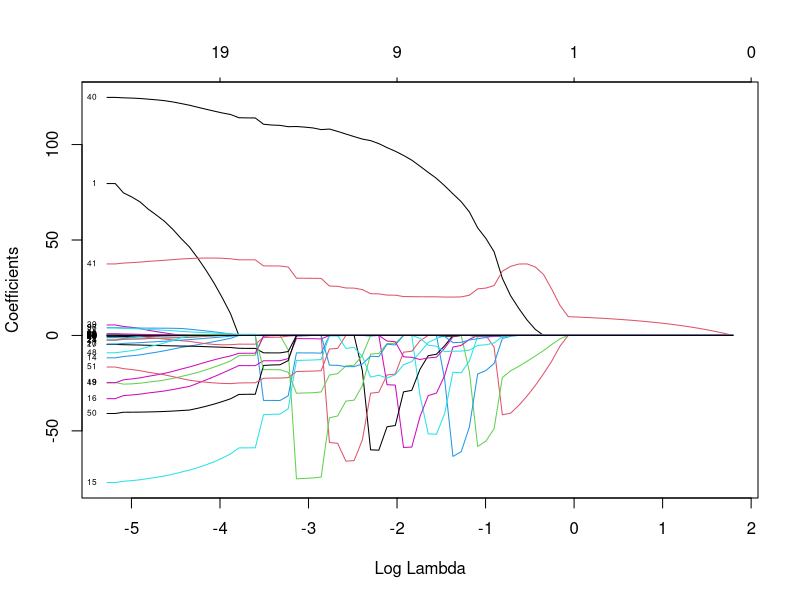
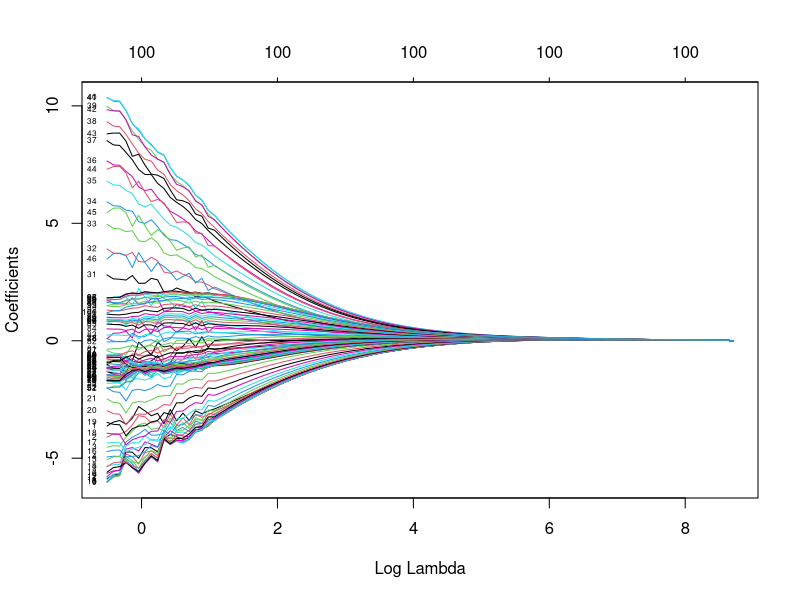
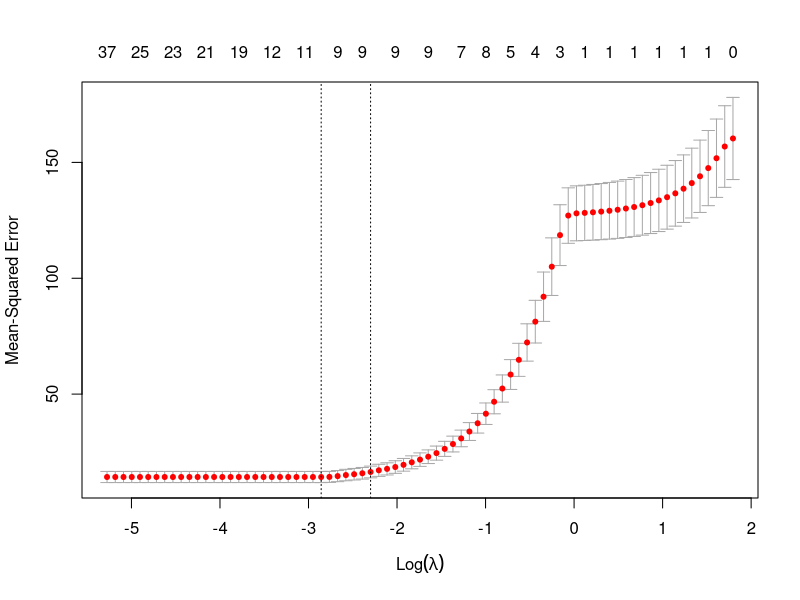
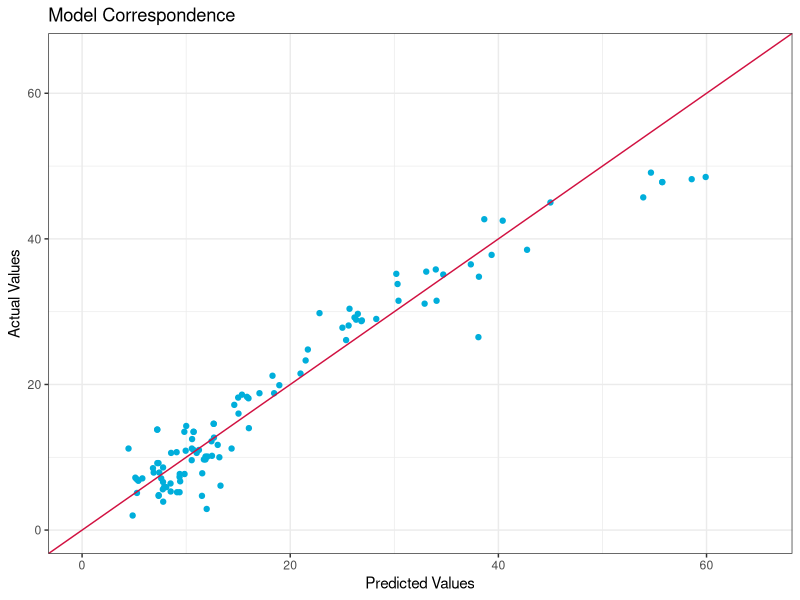

Generate these figures, in order, with R:
#-------------------------- Assignment 1 --------------------------#

# Reading Data

data <- read.csv("Labs/Lab02/tecator.csv")

# Splitting Data into test and train data (50/50)

n=dim(data)[1]
set.seed(12345) 
id=sample(1:n, floor(n*0.5)) 
train=data[id,] 
test=data[-id,]

# Task 1 (Fitting the linear regression model) 

train <- train[c(-1,-103,-104)]
test <- test[c(-1,-103,-104)]

lrm <- lm(Fat ~., data = train)

summary(lrm)

train_error <- mean((train$Fat - predict(lrm))^2)
train_error
test_error<- mean((test$Fat - predict(lrm,test))^2)
test_error #big number

# Task 2

# Cost function from towards data science 

# Task 3
library(glmnet)

X <- train[,-101]
Y <- data.frame(train[,101])

lasso <- glmnet(as.matrix(X), as.matrix(Y), alpha=1) 

summary(lasso)

plot(lasso,xvar="lambda",label=TRUE)

# for (i in seq(0.01, 1, by = 0.01)) {
#   nparam <- sum(coef(lasso, s = i)[,1] != 0)
#   if(nparam == 4){
#     lambda <- i
#     break
#   }
# }
# cat("Optimal lambda:",lambda)

# Task 4

ridge <- glmnet(as.matrix(X), as.matrix(Y), alpha=0)

plot(ridge,xvar="lambda",label=TRUE) 

# Task 5

cv_lasso <- cv.glmnet(as.matrix(X), as.matrix(Y), alpha = 1)

plot(cv_lasso)

optimal.lambda <- predict(cv_lasso , as.matrix(test[,-101]) , s = cv_lasso$lambda.min)

optimal_df <- data.frame( "Actual"= test$Fat, "Predicted" = optimal.lambda)

library(ggplot2)

my_scatterplot <-ggplot(optimal_df,aes(x=s1, y= Actual)) + geom_point( color = "#00aedb") + 
  lims(x=c(0,65), y=c(0,65)) + 
  geom_abline(color = "#d11141") +
  labs(title = "Model Correspondence") +
  xlab("Predicted Values") +
  ylab("Actual Values") +
  theme_bw()
  
my_scatterplot


